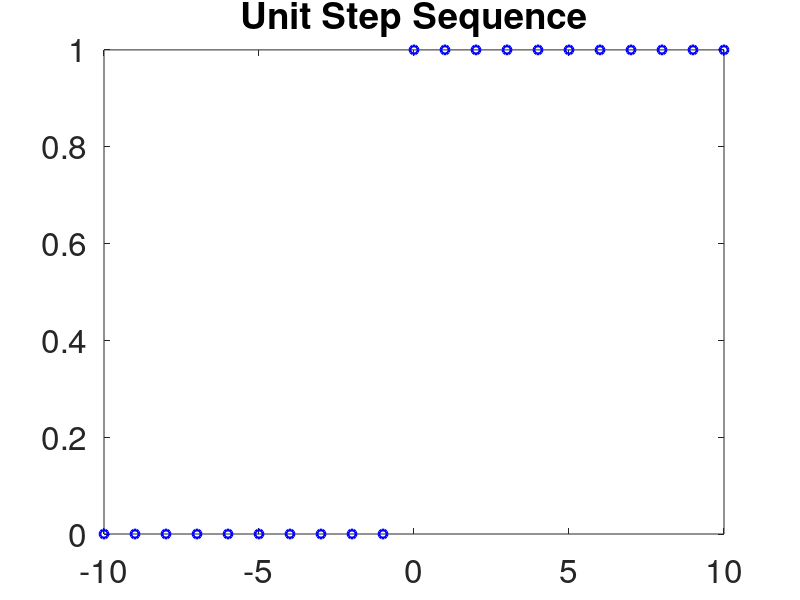
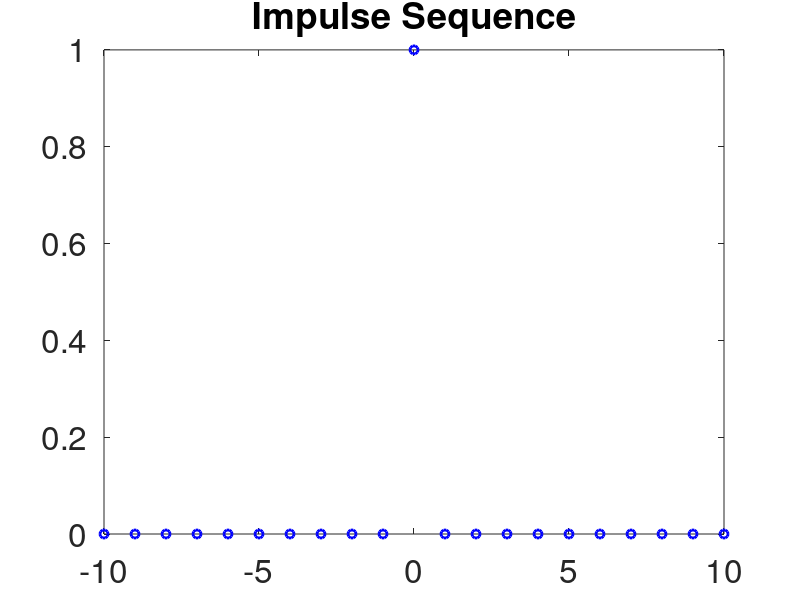
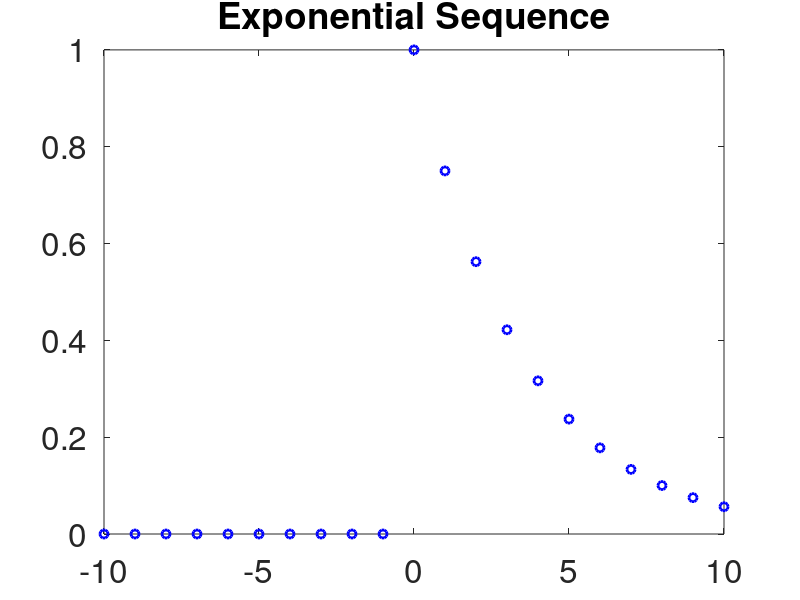
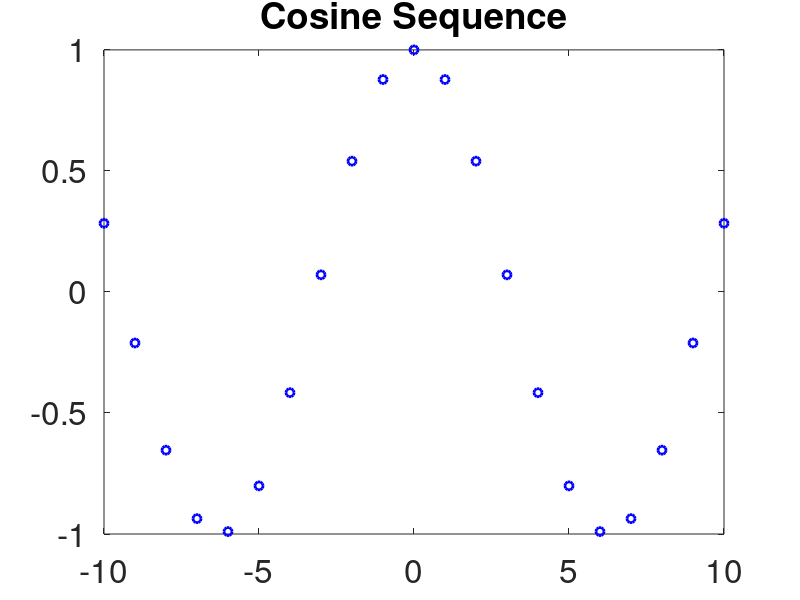

MATLAB code for these plots, in order:
clc
clear
close all

u = @(n) 1.0*(n>=0);
d = @(n) 1.0*(n==0);
n = -10:10;
a = .75;

h1 = figure;
hold on;
box on;
plot(n, u(n), 'bo', 'LineWidth', 2)
title('Unit Step Sequence','FontSize', 24)
set(gca, 'fontsize', 24)

h2 = figure;
hold on;
box on;
plot(n, d(n), 'bo', 'LineWidth', 2)
title('Impulse Sequence','FontSize', 24)
set(gca, 'fontsize', 24)

h3 = figure;
hold on;
box on;
plot(n, a.^n.*u(n), 'bo', 'LineWidth', 2)
title('Exponential Sequence','FontSize', 24)
set(gca, 'fontsize', 24)


h4 = figure;
hold on;
box on;
plot(n, cos(.5*n), 'bo', 'LineWidth', 2)
title('Cosine Sequence','FontSize', 24)
set(gca, 'fontsize', 24)


saveas(h1, 'eps/step_fcn.eps', 'eps2c')
saveas(h2, 'eps/impulse_fcn.eps', 'eps2c')
saveas(h3, 'eps/exp_fcn.eps', 'eps2c')
saveas(h4, 'eps/cos_fcn.eps', 'eps2c')